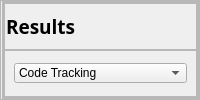
                     <widget class="QFrame" name="frame_151">
                      <property name="frameShape">
                       <enum>QFrame::Shape::StyledPanel</enum>
                      </property>
                      <property name="frameShadow">
                       <enum>QFrame::Shadow::Raised</enum>
                      </property>
                      <layout class="QVBoxLayout" name="verticalLayout_82">
                       <property name="spacing">
                        <number>0</number>
                       </property>
                       <property name="leftMargin">
                        <number>1</number>
                       </property>
                       <property name="topMargin">
                        <number>0</number>
                       </property>
                       <property name="rightMargin">
                        <number>0</number>
                       </property>
                       <property name="bottomMargin">
                        <number>0</number>
                       </property>
                       <item>
                        <widget class="QFrame" name="frame_5">
                         <property name="frameShape">
                          <enum>QFrame::Shape::StyledPanel</enum>
                         </property>
                         <property name="frameShadow">
                          <enum>QFrame::Shadow::Raised</enum>
                         </property>
                         <layout class="QVBoxLayout" name="verticalLayout_4">
                          <property name="spacing">
                           <number>0</number>
                          </property>
                          <property name="leftMargin">
                           <number>0</number>
                          </property>
                          <property name="topMargin">
                           <number>0</number>
                          </property>
                          <property name="rightMargin">
                           <number>0</number>
                          </property>
                          <property name="bottomMargin">
                           <number>0</number>
                          </property>
                          <item>
                           <widget class="QFrame" name="frame_162">
                            <property name="minimumSize">
                             <size>
                              <width>0</width>
                              <height>80</height>
                             </size>
                            </property>
                            <property name="frameShape">
                             <enum>QFrame::Shape::StyledPanel</enum>
                            </property>
                            <property name="frameShadow">
                             <enum>QFrame::Shadow::Raised</enum>
                            </property>
                            <layout class="QVBoxLayout" name="verticalLayout_84">
                             <property name="spacing">
                              <number>0</number>
                             </property>
                             <property name="leftMargin">
                              <number>0</number>
                             </property>
                             <property name="topMargin">
                              <number>0</number>
                             </property>
                             <property name="rightMargin">
                              <number>0</number>
                             </property>
                             <property name="bottomMargin">
                              <number>0</number>
                             </property>
                             <item>
                              <widget class="QFrame" name="frame_164">
                               <property name="frameShape">
                                <enum>QFrame::Shape::StyledPanel</enum>
                               </property>
                               <property name="frameShadow">
                                <enum>QFrame::Shadow::Raised</enum>
                               </property>
                               <layout class="QVBoxLayout" name="verticalLayout_86">
                                <property name="spacing">
                                 <number>0</number>
                                </property>
                                <property name="leftMargin">
                                 <number>1</number>
                                </property>
                                <property name="topMargin">
                                 <number>0</number>
                                </property>
                                <property name="rightMargin">
                                 <number>0</number>
                                </property>
                                <property name="bottomMargin">
                                 <number>0</number>
                                </property>
                                <item>
                                 <widget class="QLabel" name="label_143">
                                  <property name="font">
                                   <font>
                                    <family>Yu Gothic UI Semilight</family>
                                    <pointsize>14</pointsize>
                                    <bold>true</bold>
                                   </font>
                                  </property>
                                  <property name="frameShape">
                                   <enum>QFrame::Shape::NoFrame</enum>
                                  </property>
                                  <property name="text">
                                   <string>Results</string>
                                  </property>
                                 </widget>
                                </item>
                               </layout>
                              </widget>
                             </item>
                             <item>
                              <widget class="QFrame" name="frame_165">
                               <property name="frameShape">
                                <enum>QFrame::Shape::StyledPanel</enum>
                               </property>
                               <property name="frameShadow">
                                <enum>QFrame::Shadow::Raised</enum>
                               </property>
                               <layout class="QVBoxLayout" name="verticalLayout_89">
                                <item>
                                 <widget class="QComboBox" name="combobox_tracking_graph">
                                  <property name="enabled">
                                   <bool>true</bool>
                                  </property>
                                  <property name="minimumSize">
                                   <size>
                                    <width>0</width>
                                    <height>20</height>
                                   </size>
                                  </property>
                                  <property name="maximumSize">
                                   <size>
                                    <width>16777215</width>
                                    <height>20</height>
                                   </size>
                                  </property>
                                  <property name="styleSheet">
                                   <string notr="true"/>
                                  </property>
                                  <item>
                                   <property name="text">
                                    <string>Code Tracking</string>
                                   </property>
                                  </item>
                                  <item>
                                   <property name="text">
                                    <string>Graphs</string>
                                   </property>
                                  </item>
                                 </widget>
                                </item>
                               </layout>
                              </widget>
                             </item>
                            </layout>
                           </widget>
                          </item>
                         </layout>
                        </widget>
                       </item>
                      </layout>
                     </widget>
